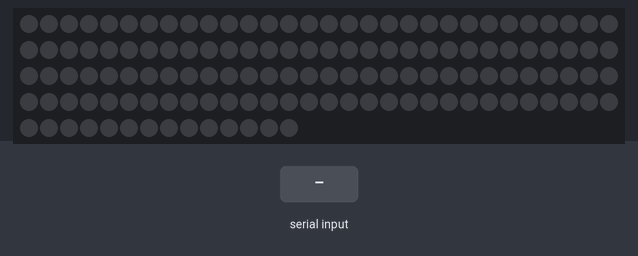
A sketch run on a simulated Arduino Uno, built with avr-gcc and run on an emulated ATmega328P. Shown: 134 RGB LEDs in strip order, left to right, continuing on the next row. The inputs (shaded band) are chosen by the test bench. Random numbers use the default seed unless the sketch sets one; what the sketch prints to the serial monitor is not drawn.

Above: at 1.4 s.
1.5 s: "1\n" received over Serial
At 2.28 s:
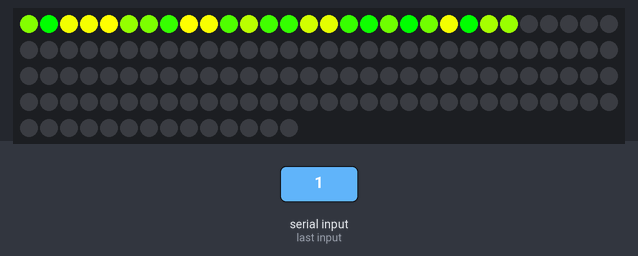
At 5.33 s:
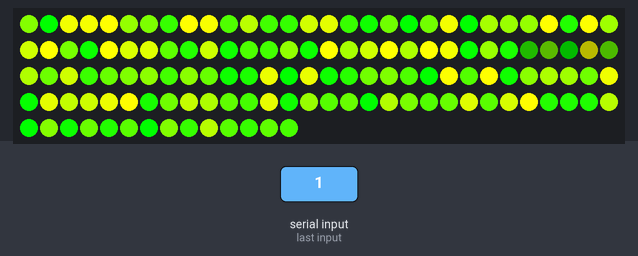
Timing chart, 0 to 6.8 s (numbered marks = the images above; inputs shaded):
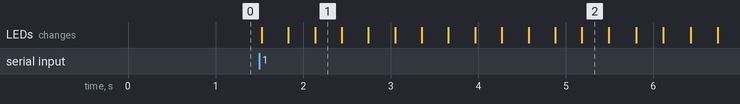

Measured:
- after the input at 1.5 s, the LEDs: first change at once (image 1 shows a later state)

The sketch:

LED.ino
```cpp
#include <FastLED.h>

#define LED_PIN     7
#define NUM_LEDS    134
uint8_t colorIndex[NUM_LEDS];

/**
Green Blue: Rain
Red Yellow: Sunny


*/
DEFINE_GRADIENT_PALETTE( greenblue_gp ) {
  0,   0,  255, 245,
  46,  0,  21,  255,
  179, 12, 250, 0,
  255, 0,  255, 245
};
CRGBPalette16 greenblue = greenblue_gp;


 DEFINE_GRADIENT_PALETTE(purpleorange_gp) {
  0,    0,   0,   125,  // Blue
  46,   75,  0,   130,  // Indigo
  179,  138, 43,  226,  // Blue Violet
  255,  128, 0,   128   // Purple
};


CRGBPalette16 purpleorange = purpleorange_gp;

DEFINE_GRADIENT_PALETTE(purpleblue_gp) {
  255,  255, 255, 255,  // White
  46,   75,  0,   130,  // Indigo
  179,  138, 43,  226,  // Blue Violet
  255,  255, 255, 255,   // White
};


CRGBPalette16 purpleblue = purpleblue_gp;

DEFINE_GRADIENT_PALETTE(yellowgreen_gp) {
  0,    255, 255, 0,   // Yellow
  128,  0,   255, 0,   // Green
  255,  255, 255, 0,    // Yellow
  //255,  255, 255, 255,   // White

};

CRGBPalette16 yellowgreen = yellowgreen_gp;


DEFINE_GRADIENT_PALETTE(yellow_gp) {
  0,    255, 255, 0,   // Yellow
};

CRGBPalette16 yellow = yellow_gp;

DEFINE_GRADIENT_PALETTE(green_gp) {
  128,  0,   255, 0,   // Green
};

CRGBPalette16 green = green_gp;

CRGB leds[NUM_LEDS];


void setup() {
  // put your setup code here, to run once:
   Serial.begin(9600);
  delay(200);
  Serial.println("1. Temperature");
  Serial.println("2. Precipitation");
  Serial.println("3. Wind(Changing lights)");


  FastLED.addLeds<WS2812B, LED_PIN, GRB>(leds, NUM_LEDS);
  FastLED.setBrightness(255);

  for (int i = 0; i < NUM_LEDS; i++) {
    colorIndex[i] = random8();
  }

}

void loop() {
  // put your main code here, to run repeatedly:
  Serial.println("Please choose a weather info to be displayed ");

    while (Serial.available() == 0) {

  }

  int menuChoice = Serial.parseInt();
  int flag = false;

    if(menuChoice == 1){
      int loop = 0;
      while(loop < 2000){
        uint8_t sinBeat = beatsin8(30, 0, 255, 0, 0);

        for (int i = 0; i < 20; i++) {
          leds[i] = ColorFromPalette(green, colorIndex[i]);
          if(!flag){
            delay(20);
            FastLED.show();
          }
        }

        for (int i = 20; i < 25; i++) {
          leds[i] = ColorFromPalette(yellowgreen, colorIndex[i]);
          if(!flag){
            delay(20);
            FastLED.show();
          }
        }

        for(int j = 25; j < 55; j++){
          leds[j] = ColorFromPalette(yellow, colorIndex[j]);
          if(!flag){
            delay(20);
            FastLED.show();
          }
        }

        for (int i = 55; i < 60; i++) {
          leds[i] = ColorFromPalette(yellow, colorIndex[i], sinBeat);
          if(!flag){
            delay(20);
            FastLED.show();
          }
        }

        for (int i = 60; i < NUM_LEDS; i++) {
          leds[i] = ColorFromPalette(green, colorIndex[i]);
          if(!flag){
            delay(20);
            FastLED.show();
          }
        }

         EVERY_N_MILLISECONDS(5){
      for (int i = 55; i < 60; i++) {
        colorIndex[i]++;
      }
    }
      delay(10);
      flag = true;
      if(flag){
        FastLED.show();
      }
      loop++;
      }

  }

      if(menuChoice == 2){
        int loop  = 0;
      while(loop < 2000){
        uint8_t sinBeat = beatsin8(30, 0, 255, 0, 0);


        for (int i = 0; i < 5; i++) {
          leds[i].setRGB(75,  0,   130);
          //leds[i] = ColorFromPalette(purpleblue, colorIndex[i]);


          if(!flag){
            delay(20);
            FastLED.show();
          }
        }

         for (int i = 5; i < 45; i++) {
          leds[i].setRGB(75,  0,   130);
          //leds[i] = ColorFromPalette(purpleblue, colorIndex[i]);


          if(!flag){
            delay(20);
            FastLED.show();
          }
        }

        for (int i = 45; i < 59; i++) {
          leds[i].setRGB(75,  0,   130);
        //leds[i] = ColorFromPalette(purpleblue, colorIndex[i]);

          if(!flag){
            delay(20);
            FastLED.show();
          }
        }
         for (int i = 59; i < 65; i++) {
          leds[i] = ColorFromPalette(purpleblue, colorIndex[i],sinBeat);
          if(!flag){
            delay(20);
            FastLED.show();
          }
        }

        for (int i = 65; i < NUM_LEDS; i++) {
          leds[i].setRGB(75,  0,   130);
          //leds[i] = ColorFromPalette(purpleblue, colorIndex[i]);

          if(!flag){
            delay(20);
            FastLED.show();
          }
        }

        EVERY_N_MILLISECONDS(1){
      for (int i = 59; i < 65; i++) {
        colorIndex[i]++;
      }
    }

      flag = true;
      if(flag){
        FastLED.show();
      }
      loop++;
      }

  }

}
```
